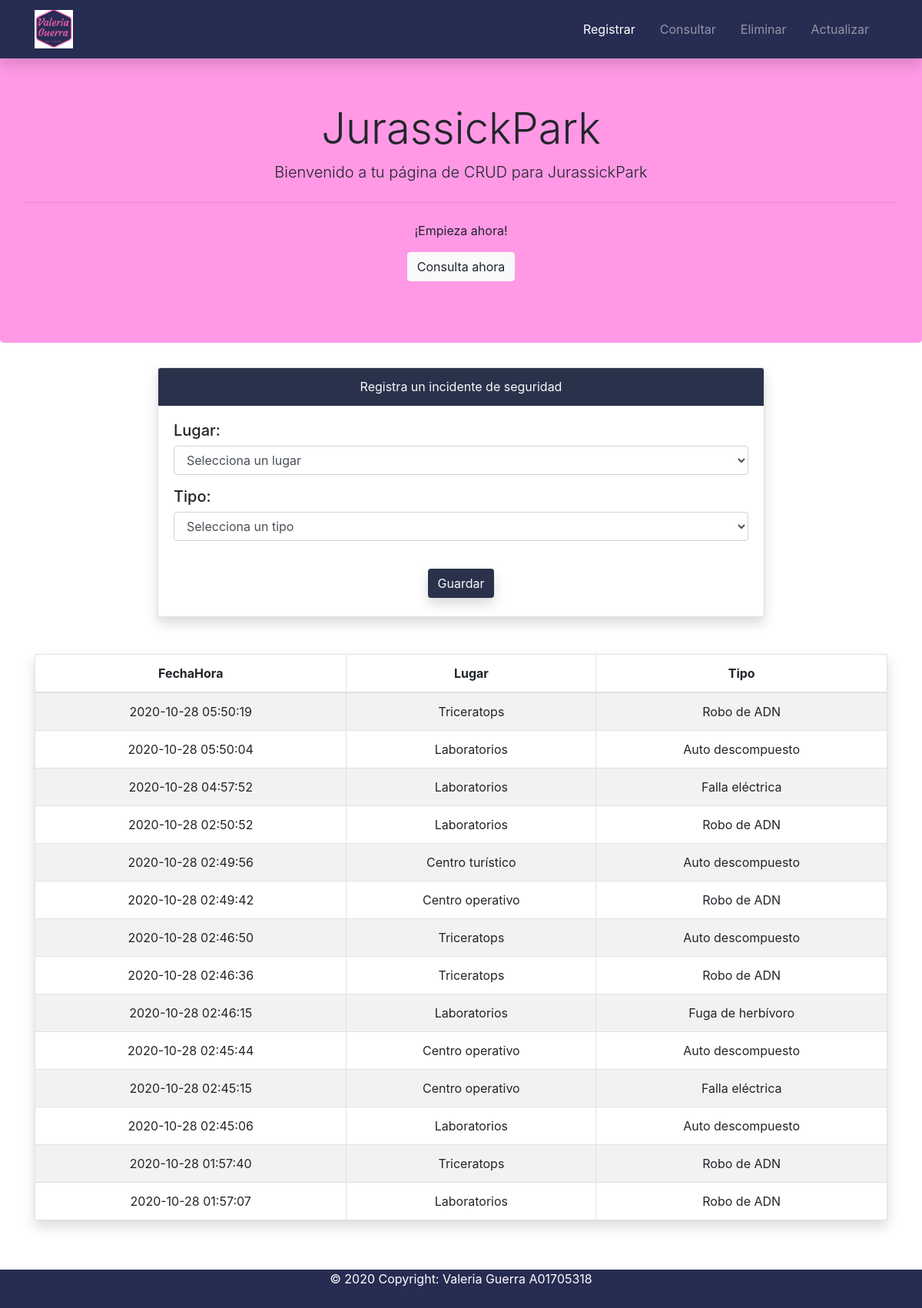
The page / on the database its author committed.
### tables this page shows
CREATE TABLE `incidentes` (
  `fecha` timestamp NOT NULL DEFAULT current_timestamp(),
  `lugar` int(11) NOT NULL,
  `tipo` int(11) NOT NULL
);

CREATE TABLE `lugar` (
  `id_lugar` int(11) NOT NULL,
  `lugar` varchar(50) NOT NULL
);

CREATE TABLE `tipo` (
  `id_tipo` int(11) NOT NULL,
  `tipo` varchar(50) NOT NULL
);

### index.php (called while the page is built, shortened)
<?php
require_once("model.php");
$result= get_incidente();
include("_registrar.html");
include("_tabla.html");
?>

### model.php (the view, shortened to what this page needs)
<?php
function conectDB(){
    $conexion_db = mysqli_connect("localhost","root","","lab22");
        return $conexion_db;
}
function select($nombre,$tabla,$id="id_") {
    $id.= $nombre;
    $resultado = '<select id="'.$nombre.'"  name="'.$nombre.'" class="form-control">';
    $resultado .= '<option value="" disabled selected>Selecciona un '.$tabla.'</option>';
    $conexion_bd = conectDB();
    $consulta = 'SELECT '.$id.', '.$nombre.' FROM '.$tabla.' ORDER BY '.$nombre.' ASC';
    $resultados_consulta = $conexion_bd->query($consulta);
    while ($row = mysqli_fetch_array($resultados_consulta, MYSQLI_BOTH)) {
        $resultado .= '<option value="'.$row[$id].'">'.$row[$nombre].'</option>';
    }
    $resultado .= '</select>';
    return $resultado;
}
function get_incidente(){
    $conexion_db = conectDB();
    $query= "Call getIncidente();";
    $resultado = mysqli_query($conexion_db,$query);
    return $resultado;
}
function create_table($consulta)
    {
        $heading = array("FechaHora", "Lugar", "Tipo");
        $tabla="";
        if (mysqli_num_rows($consulta) > 0){
            $tabla .= '<table class="table container shadow table-striped table-bordered ">';
                $tabla .= "<thead>";
                    $tabla .= " <tr>";
                        for($i = 0; $i < count($heading); $i++) {
                            $tabla .= '<th class="text-center">' .$heading[$i].'</th>' ;
                        }
                    $tabla .= " </tr>";
                $tabla .= "</thead>";
                $tabla .= "<tbody>";
                    while($row = mysqli_fetch_assoc($consulta)) {
                        $tabla .= '<tr>';
                            $tabla .= '<td class="text-center">'.$row["fecha"].'</td>';
                            $tabla .= '<td class="text-center">'.$row["lugar"].'</td>';
                            $tabla .= '<td class="text-center">'.$row["tipo"].'</td>';
                        $tabla .="</tr>";
                    }
                $tabla .= "</tbody>";
            $tabla .= "</table>";
            $tabla .= "</table>";
            return $tabla;
        }
    }
?>

### style.css (style rules this page uses)
footer { bottom:0; width:100%; height:50px; background:#272c52; color:#fff; }
.footer-info { margin-top: 2%; }
nav { background:#272c52; }
.image-size { width:50px; height:50px; }
.initial-margin { padding-top: 70px; }

### rows shown on the page
incidentes: fecha "2020-10-28 05:50:19", lugar.lugar "Triceratops", tipo.tipo "Robo de ADN"
incidentes: fecha "2020-10-28 05:50:04", lugar.lugar "Laboratorios", tipo.tipo "Auto descompuesto"
incidentes: fecha "2020-10-28 04:57:52", lugar.lugar "Laboratorios", tipo.tipo "Falla eléctrica"
incidentes: fecha "2020-10-28 02:50:52", lugar.lugar "Laboratorios", tipo.tipo "Robo de ADN"
incidentes: fecha "2020-10-28 02:49:56", lugar.lugar "Centro turístico", tipo.tipo "Auto descompuesto"
incidentes: fecha "2020-10-28 02:49:42", lugar.lugar "Centro operativo", tipo.tipo "Robo de ADN"
incidentes: fecha "2020-10-28 02:46:50", lugar.lugar "Triceratops", tipo.tipo "Auto descompuesto"
incidentes: fecha "2020-10-28 02:46:36", lugar.lugar "Triceratops", tipo.tipo "Robo de ADN"
incidentes: fecha "2020-10-28 02:46:15", lugar.lugar "Laboratorios", tipo.tipo "Fuga de herbívoro"
incidentes: fecha "2020-10-28 02:45:44", lugar.lugar "Centro operativo", tipo.tipo "Auto descompuesto"
incidentes: fecha "2020-10-28 02:45:15", lugar.lugar "Centro operativo", tipo.tipo "Falla eléctrica"
incidentes: fecha "2020-10-28 02:45:06", lugar.lugar "Laboratorios", tipo.tipo "Auto descompuesto"
incidentes: fecha "2020-10-28 01:57:40", lugar.lugar "Triceratops", tipo.tipo "Robo de ADN"
incidentes: fecha "2020-10-28 01:57:07", lugar.lugar "Laboratorios", tipo.tipo "Robo de ADN"

### other values the page prints
$heading[$i] "FechaHora"
$heading[$i] "Lugar"
$heading[$i] "Tipo"
